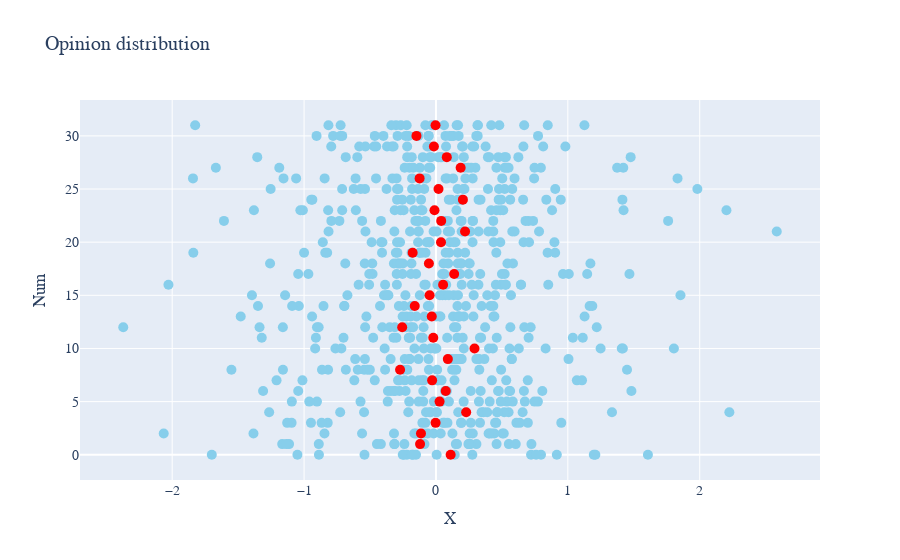

The code cell stored with this chart in its notebook:
### Code cell
fig = make_subplots(rows=1, cols=1)
for i in range(samples.shape[0]):
    fig.add_trace(go.Scatter(x=samples[i].flatten(), y=np.ones(var_dim)*i,
                         mode='markers', marker=dict(color='SkyBlue', size=10), showlegend=False), row=1, col=1)
    fig.add_trace(go.Scatter(x=[np.mean(samples[i].flatten())], y=np.ones(var_dim)*i,
                         mode='markers', marker=dict(color='red', size=10), showlegend=False), row=1, col=1)
fig.update_layout(
    title="Opinion distribution",
    xaxis_title="X",
    yaxis_title="Num",
    font=dict(
        family="Courier New, monospace",
        size=14
    )
)
fig.show()

### Figure 1 — Plotly figure (JSON) as saved in the notebook; plotly's stock layout.template omitted (floating-point values rounded to 4 significant figures)
{"data": [{"marker": {"color": "SkyBlue", "size": 10}, "mode": "markers", "showlegend": false, "type": "scatter", "x": [-0.2517, 1.197, 0.1423, -0.5418, 0.2758, -0.2204, -1.7, 0.7965, 0.7213, -0.8874, -0.1736, 0.005087, 0.7596, 1.209, 0.9165, -0.2431, 1.607, -1.05, -0.1513, -0.1823], "xaxis": "x", "y": [0, 0, 0, 0, 0, 0, 0, 0, 0, 0, 0, 0, 0, 0, 0, 0, 0, 0, 0, 0], "yaxis": "y"}, {"marker": {"color": "red", "size": 10}, "mode": "markers", "showlegend": false, "type": "scatter", "x": [0.1114], "xaxis": "x", "y": [0, 0, 0, 0, 0, 0, 0, 0, 0, 0, 0, 0, 0, 0, 0, 0, 0, 0, 0, 0], "yaxis": "y"}, {"marker": {"color": "SkyBlue", "size": 10}, "mode": "markers", "showlegend": false, "type": "scatter", "x": [0.5523, -1.166, -0.3142, 0.3068, 0.605, 0.251, -1.114, -0.8884, -0.4175, 0.1505, -0.4476, 0.2603, -1.134, 0.1598, -0.3157, 0.7239, -0.2394, -0.08747, 0.4597, 0.2461], "xaxis": "x", "y": [1, 1, 1, 1, 1, 1, 1, 1, 1, 1, 1, 1, 1, 1, 1, 1, 1, 1, 1, 1], "yaxis": "y"}, {"marker": {"color": "red", "size": 10}, "mode": "markers", "showlegend": false, "type": "scatter", "x": [-0.1204], "xaxis": "x", "y": [1, 1, 1, 1, 1, 1, 1, 1, 1, 1, 1, 1, 1, 1, 1, 1, 1, 1, 1, 1], "yaxis": "y"}, {"marker": {"color": "SkyBlue", "size": 10}, "mode": "markers", "showlegend": false, "type": "scatter", "x": [0.4426, -0.01683, -0.1639, 0.5043, 0.4068, 0.4228, -1.384, 0.125, -0.1498, 0.2792, -0.8452, -0.06271, -0.3181, -0.08966, 0.2554, 0.5142, -2.064, 0.3992, 0.03595, -0.5603], "xaxis": "x", "y": [2, 2, 2, 2, 2, 2, 2, 2, 2, 2, 2, 2, 2, 2, 2, 2, 2, 2, 2, 2], "yaxis": "y"}, {"marker": {"color": "red", "size": 10}, "mode": "markers", "showlegend": false, "type": "scatter", "x": [-0.1135], "xaxis": "x", "y": [2, 2, 2, 2, 2, 2, 2, 2, 2, 2, 2, 2, 2, 2, 2, 2, 2, 2, 2, 2], "yaxis": "y"}, {"marker": {"color": "SkyBlue", "size": 10}, "mode": "markers", "showlegend": false, "type": "scatter", "x": [0.4571, 0.08726, -0.9478, 0.6101, 0.264, 0.6969, 0.0649, 0.9503, 0.05393, -0.08092, -1.095, 0.1902, -0.8206, -0.103, 0.1925, 0.6358, -1.128, 0.3339, 0.4484, -0.8669], "xaxis": "x", "y": [3, 3, 3, 3, 3, 3, 3, 3, 3, 3, 3, 3, 3, 3, 3, 3, 3, 3, 3, 3], "yaxis": "y"}, {"marker": {"color": "red", "size": 10}, "mode": "markers", "showlegend": false, "type": "scatter", "x": [-0.002831], "xaxis": "x", "y": [3, 3, 3, 3, 3, 3, 3, 3, 3, 3, 3, 3, 3, 3, 3, 3, 3, 3, 3, 3], "yaxis": "y"}, {"marker": {"color": "SkyBlue", "size": 10}, "mode": "markers", "showlegend": false, "type": "scatter", "x": [0.3606, 0.3458, -0.03963, 0.5507, 1.335, 0.6573, 0.5173, -0.7261, 0.002096, -0.07521, -0.2099, -0.545, 0.389, -0.04724, 0.1689, 0.4656, -1.265, 0.4636, 2.225, 0.007376], "xaxis": "x", "y": [4, 4, 4, 4, 4, 4, 4, 4, 4, 4, 4, 4, 4, 4, 4, 4, 4, 4, 4, 4], "yaxis": "y"}, {"marker": {"color": "red", "size": 10}, "mode": "markers", "showlegend": false, "type": "scatter", "x": [0.229], "xaxis": "x", "y": [4, 4, 4, 4, 4, 4, 4, 4, 4, 4, 4, 4, 4, 4, 4, 4, 4, 4, 4, 4], "yaxis": "y"}, {"marker": {"color": "SkyBlue", "size": 10}, "mode": "markers", "showlegend": false, "type": "scatter", "x": [0.7728, 0.5381, -0.1304, -0.09663, 0.6739, 0.09814, 0.7473, -0.2026, -0.01609, 0.3259, -1.093, 0.4073, -0.9023, 0.03929, 0.2101, 0.5823, -0.3656, 0.4911, -0.572, -0.9605], "xaxis": "x", "y": [5, 5, 5, 5, 5, 5, 5, 5, 5, 5, 5, 5, 5, 5, 5, 5, 5, 5, 5, 5], "yaxis": "y"}, {"marker": {"color": "red", "size": 10}, "mode": "markers", "showlegend": false, "type": "scatter", "x": [0.02737], "xaxis": "x", "y": [5, 5, 5, 5, 5, 5, 5, 5, 5, 5, 5, 5, 5, 5, 5, 5, 5, 5, 5, 5], "yaxis": "y"}, {"marker": {"color": "SkyBlue", "size": 10}, "mode": "markers", "showlegend": false, "type": "scatter", "x": [0.08284, 1.482, -1.044, 0.5624, -1.311, -0.3641, -0.2764, -0.309, 0.5558, 0.2638, 0.06808, -0.3419, 0.6669, 0.4761, -0.09608, 0.8066, -0.23, 0.339, 0.471, -0.3189], "xaxis": "x", "y": [6, 6, 6, 6, 6, 6, 6, 6, 6, 6, 6, 6, 6, 6, 6, 6, 6, 6, 6, 6], "yaxis": "y"}, {"marker": {"color": "red", "size": 10}, "mode": "markers", "showlegend": false, "type": "scatter", "x": [0.07416], "xaxis": "x", "y": [6, 6, 6, 6, 6, 6, 6, 6, 6, 6, 6, 6, 6, 6, 6, 6, 6, 6, 6, 6], "yaxis": "y"}, {"marker": {"color": "SkyBlue", "size": 10}, "mode": "markers", "showlegend": false, "type": "scatter", "x": [-0.619, 0.6963, 0.4236, 0.01259, 0.5327, 0.1404, -0.2363, -0.4641, -0.1847, 1.068, -1.012, 1.107, -0.1049, -1.209, 0.01378, -0.1302, -0.09178, 0.0423, -0.2783, -0.2873], "xaxis": "x", "y": [7, 7, 7, 7, 7, 7, 7, 7, 7, 7, 7, 7, 7, 7, 7, 7, 7, 7, 7, 7], "yaxis": "y"}, {"marker": {"color": "red", "size": 10}, "mode": "markers", "showlegend": false, "type": "scatter", "x": [-0.02901], "xaxis": "x", "y": [7, 7, 7, 7, 7, 7, 7, 7, 7, 7, 7, 7, 7, 7, 7, 7, 7, 7, 7, 7], "yaxis": "y"}, {"marker": {"color": "SkyBlue", "size": 10}, "mode": "markers", "showlegend": false, "type": "scatter", "x": [-0.5202, 1.449, 0.1228, 0.1397, 0.4941, -0.8179, -0.2479, -1.551, -0.05312, -0.3856, -0.6832, 0.3287, -0.5448, -1.16, -0.8642, 0.009192, -0.2173, 0.1544, -0.5012, -0.5926], "xaxis": "x", "y": [8, 8, 8, 8, 8, 8, 8, 8, 8, 8, 8, 8, 8, 8, 8, 8, 8, 8, 8, 8], "yaxis": "y"}, {"marker": {"color": "red", "size": 10}, "mode": "markers", "showlegend": false, "type": "scatter", "x": [-0.2721], "xaxis": "x", "y": [8, 8, 8, 8, 8, 8, 8, 8, 8, 8, 8, 8, 8, 8, 8, 8, 8, 8, 8, 8], "yaxis": "y"}, {"marker": {"color": "SkyBlue", "size": 10}, "mode": "markers", "showlegend": false, "type": "scatter", "x": [0.186, -0.05643, 0.1952, -0.6125, -0.1996, -0.2367, 1.005, 0.3274, 0.5745, 0.1613, -0.1329, 0.1674, 0.1403, -0.3438, 0.3064, -0.2002, 0.1177, -0.5388, 0.3672, 0.5753], "xaxis": "x", "y": [9, 9, 9, 9, 9, 9, 9, 9, 9, 9, 9, 9, 9, 9, 9, 9, 9, 9, 9, 9], "yaxis": "y"}, {"marker": {"color": "red", "size": 10}, "mode": "markers", "showlegend": false, "type": "scatter", "x": [0.09014], "xaxis": "x", "y": [9, 9, 9, 9, 9, 9, 9, 9, 9, 9, 9, 9, 9, 9, 9, 9, 9, 9, 9, 9], "yaxis": "y"}, {"marker": {"color": "SkyBlue", "size": 10}, "mode": "markers", "showlegend": false, "type": "scatter", "x": [1.409, 0.8314, 0.5578, 0.4025, -0.389, 1.417, -0.9159, -0.7622, -0.7173, 1.249, -0.006078, 0.4316, -0.0123, -0.1629, 0.002731, -0.04019, 0.6282, -0.09175, 0.2109, 1.804], "xaxis": "x", "y": [10, 10, 10, 10, 10, 10, 10, 10, 10, 10, 10, 10, 10, 10, 10, 10, 10, 10, 10, 10], "yaxis": "y"}, {"marker": {"color": "red", "size": 10}, "mode": "markers", "showlegend": false, "type": "scatter", "x": [0.2923], "xaxis": "x", "y": [10, 10, 10, 10, 10, 10, 10, 10, 10, 10, 10, 10, 10, 10, 10, 10, 10, 10, 10, 10], "yaxis": "y"}, {"marker": {"color": "SkyBlue", "size": 10}, "mode": "markers", "showlegend": false, "type": "scatter", "x": [-0.1137, 0.461, -0.2028, -0.3004, 0.3334, -0.3216, -0.2063, 0.08505, -0.09977, 0.7026, 0.1626, -1.321, -0.9103, 1.038, -0.1958, -0.7011, 1.113, 0.3424, -0.4762, 0.2028], "xaxis": "x", "y": [11, 11, 11, 11, 11, 11, 11, 11, 11, 11, 11, 11, 11, 11, 11, 11, 11, 11, 11, 11], "yaxis": "y"}, {"marker": {"color": "red", "size": 10}, "mode": "markers", "showlegend": false, "type": "scatter", "x": [-0.02038], "xaxis": "x", "y": [11, 11, 11, 11, 11, 11, 11, 11, 11, 11, 11, 11, 11, 11, 11, 11, 11, 11, 11, 11], "yaxis": "y"}, {"marker": {"color": "SkyBlue", "size": 10}, "mode": "markers", "showlegend": false, "type": "scatter", "x": [0.3728, -2.371, -0.9021, 0.1372, 1.219, -0.173, -1.338, -0.2273, -0.4069, -0.3122, 0.6701, -0.8893, 0.1542, -0.1926, -0.3509, 0.5644, -1.161, -0.09373, -0.537, 0.7182], "xaxis": "x", "y": [12, 12, 12, 12, 12, 12, 12, 12, 12, 12, 12, 12, 12, 12, 12, 12, 12, 12, 12, 12], "yaxis": "y"}, {"marker": {"color": "red", "size": 10}, "mode": "markers", "showlegend": false, "type": "scatter", "x": [-0.2559], "xaxis": "x", "y": [12, 12, 12, 12, 12, 12, 12, 12, 12, 12, 12, 12, 12, 12, 12, 12, 12, 12, 12, 12], "yaxis": "y"}, {"marker": {"color": "SkyBlue", "size": 10}, "mode": "markers", "showlegend": false, "type": "scatter", "x": [-0.08739, 0.001904, 0.1672, -0.1478, -0.5275, 0.1297, 0.2837, 0.1723, 0.4433, -0.2243, -0.1915, -0.2527, 0.436, 0.03381, 1.127, -0.9391, 0.2115, -1.48, 0.1804, 0.02778], "xaxis": "x", "y": [13, 13, 13, 13, 13, 13, 13, 13, 13, 13, 13, 13, 13, 13, 13, 13, 13, 13, 13, 13], "yaxis": "y"}, {"marker": {"color": "red", "size": 10}, "mode": "markers", "showlegend": false, "type": "scatter", "x": [-0.03179], "xaxis": "x", "y": [13, 13, 13, 13, 13, 13, 13, 13, 13, 13, 13, 13, 13, 13, 13, 13, 13, 13, 13, 13], "yaxis": "y"}, {"marker": {"color": "SkyBlue", "size": 10}, "mode": "markers", "showlegend": false, "type": "scatter", "x": [-0.6951, 0.4348, -0.2426, -0.06179, 1.165, -0.2812, -0.4242, -1.349, -1.04, 0.2275, 0.1629, -0.8526, -0.05139, -0.6947, -0.1876, -0.1766, 1.186, 0.3463, -1.091, 0.4129], "xaxis": "x", "y": [14, 14, 14, 14, 14, 14, 14, 14, 14, 14, 14, 14, 14, 14, 14, 14, 14, 14, 14, 14], "yaxis": "y"}, {"marker": {"color": "red", "size": 10}, "mode": "markers", "showlegend": false, "type": "scatter", "x": [-0.1606], "xaxis": "x", "y": [14, 14, 14, 14, 14, 14, 14, 14, 14, 14, 14, 14, 14, 14, 14, 14, 14, 14, 14, 14], "yaxis": "y"}, {"marker": {"color": "SkyBlue", "size": 10}, "mode": "markers", "showlegend": false, "type": "scatter", "x": [-0.3777, 0.04925, 0.07187, 0.1344, 0.4478, -0.3634, -0.2315, -0.394, 0.5688, -1.395, 0.03003, 0.2861, 0.09832, 1.854, -1.144, -0.6713, -0.1222, 0.167, -0.3609, 0.3893], "xaxis": "x", "y": [15, 15, 15, 15, 15, 15, 15, 15, 15, 15, 15, 15, 15, 15, 15, 15, 15, 15, 15, 15], "yaxis": "y"}, {"marker": {"color": "red", "size": 10}, "mode": "markers", "showlegend": false, "type": "scatter", "x": [-0.04816], "xaxis": "x", "y": [15, 15, 15, 15, 15, 15, 15, 15, 15, 15, 15, 15, 15, 15, 15, 15, 15, 15, 15, 15], "yaxis": "y"}, {"marker": {"color": "SkyBlue", "size": 10}, "mode": "markers", "showlegend": false, "type": "scatter", "x": [0.6454, 0.6441, -0.5068, 0.3222, -2.028, -0.5863, 0.2714, -0.3856, -0.2963, 0.8515, 0.5257, 0.1953, -0.07793, 0.02916, 0.011, 0.4938, 0.4543, -0.08754, 0.07775, 0.5304], "xaxis": "x", "y": [16, 16, 16, 16, 16, 16, 16, 16, 16, 16, 16, 16, 16, 16, 16, 16, 16, 16, 16, 16], "yaxis": "y"}, {"marker": {"color": "red", "size": 10}, "mode": "markers", "showlegend": false, "type": "scatter", "x": [0.05418], "xaxis": "x", "y": [16, 16, 16, 16, 16, 16, 16, 16, 16, 16, 16, 16, 16, 16, 16, 16, 16, 16, 16, 16], "yaxis": "y"}, {"marker": {"color": "SkyBlue", "size": 10}, "mode": "markers", "showlegend": false, "type": "scatter", "x": [0.2476, 0.5212, -0.2536, -0.1506, 1.147, -0.2979, -0.4807, 0.9633, 0.3357, -0.9675, 0.165, 0.0639, 1.467, -0.5056, -0.1896, 1.007, -1.045, 0.5005, 0.04723, 0.1843], "xaxis": "x", "y": [17, 17, 17, 17, 17, 17, 17, 17, 17, 17, 17, 17, 17, 17, 17, 17, 17, 17, 17, 17], "yaxis": "y"}, {"marker": {"color": "red", "size": 10}, "mode": "markers", "showlegend": false, "type": "scatter", "x": [0.138], "xaxis": "x", "y": [17, 17, 17, 17, 17, 17, 17, 17, 17, 17, 17, 17, 17, 17, 17, 17, 17, 17, 17, 17], "yaxis": "y"}, {"marker": {"color": "SkyBlue", "size": 10}, "mode": "markers", "showlegend": false, "type": "scatter", "x": [-0.2817, 0.584, -0.3186, 0.0928, -0.4829, -0.2937, -0.6875, 0.05673, 0.1862, 1.171, 0.1655, -0.5399, -1.258, 0.1938, -0.1855, 0.2509, -0.25, 0.542, -0.269, 0.2559], "xaxis": "x", "y": [18, 18, 18, 18, 18, 18, 18, 18, 18, 18, 18, 18, 18, 18, 18, 18, 18, 18, 18, 18], "yaxis": "y"}, {"marker": {"color": "red", "size": 10}, "mode": "markers", "showlegend": false, "type": "scatter", "x": [-0.05337], "xaxis": "x", "y": [18, 18, 18, 18, 18, 18, 18, 18, 18, 18, 18, 18, 18, 18, 18, 18, 18, 18, 18, 18], "yaxis": "y"}, {"marker": {"color": "SkyBlue", "size": 10}, "mode": "markers", "showlegend": false, "type": "scatter", "x": [-0.1848, -0.07895, -1.84, -1.0, -0.1784, 0.1651, 0.0999, 0.9038, 0.2212, -0.3037, -0.1243, -0.8393, 0.4576, -0.1215, -0.2922, -0.1038, -0.8248, 0.8466, 0.07365, -0.4088], "xaxis": "x", "y": [19, 19, 19, 19, 19, 19, 19, 19, 19, 19, 19, 19, 19, 19, 19, 19, 19, 19, 19, 19], "yaxis": "y"}, {"marker": {"color": "red", "size": 10}, "mode": "markers", "showlegend": false, "type": "scatter", "x": [-0.1766], "xaxis": "x", "y": [19, 19, 19, 19, 19, 19, 19, 19, 19, 19, 19, 19, 19, 19, 19, 19, 19, 19, 19, 19], "yaxis": "y"}, {"marker": {"color": "SkyBlue", "size": 10}, "mode": "markers", "showlegend": false, "type": "scatter", "x": [-0.1354, 0.4877, 0.2773, -0.04944, 0.6643, 0.8982, -0.4877, 0.4367, -0.2724, 0.7058, -0.406, 0.1049, -0.4149, -0.2949, -0.05039, 0.1348, -0.06949, 0.1481, -0.858, -0.05315], "xaxis": "x", "y": [20, 20, 20, 20, 20, 20, 20, 20, 20, 20, 20, 20, 20, 20, 20, 20, 20, 20, 20, 20], "yaxis": "y"}, {"marker": {"color": "red", "size": 10}, "mode": "markers", "showlegend": false, "type": "scatter", "x": [0.0383], "xaxis": "x", "y": [20, 20, 20, 20, 20, 20, 20, 20, 20, 20, 20, 20, 20, 20, 20, 20, 20, 20, 20, 20], "yaxis": "y"}, {"marker": {"color": "SkyBlue", "size": 10}, "mode": "markers", "showlegend": false, "type": "scatter", "x": [0.1946, 0.7818, 0.2037, -0.5344, 0.3973, -0.8144, 0.09015, 0.004884, 0.1067, -0.3154, -0.1309, 0.3234, 0.2602, 0.5787, -0.1965, -0.1334, 0.5962, -0.01787, 2.584, 0.4348], "xaxis": "x", "y": [21, 21, 21, 21, 21, 21, 21, 21, 21, 21, 21, 21, 21, 21, 21, 21, 21, 21, 21, 21], "yaxis": "y"}, {"marker": {"color": "red", "size": 10}, "mode": "markers", "showlegend": false, "type": "scatter", "x": [0.2207], "xaxis": "x", "y": [21, 21, 21, 21, 21, 21, 21, 21, 21, 21, 21, 21, 21, 21, 21, 21, 21, 21, 21, 21], "yaxis": "y"}, {"marker": {"color": "SkyBlue", "size": 10}, "mode": "markers", "showlegend": false, "type": "scatter", "x": [-0.1381, 0.1943, 0.06746, 0.08985, -0.1559, 0.4346, -0.5599, -0.7931, 1.76, 0.6792, -1.608, 0.7023, 0.2811, 0.7364, 0.1877, -0.4174, -0.08093, 0.2777, -0.7322, -0.1327], "xaxis": "x", "y": [22, 22, 22, 22, 22, 22, 22, 22, 22, 22, 22, 22, 22, 22, 22, 22, 22, 22, 22, 22], "yaxis": "y"}, {"marker": {"color": "red", "size": 10}, "mode": "markers", "showlegend": false, "type": "scatter", "x": [0.03966], "xaxis": "x", "y": [22, 22, 22, 22, 22, 22, 22, 22, 22, 22, 22, 22, 22, 22, 22, 22, 22, 22, 22, 22], "yaxis": "y"}, {"marker": {"color": "SkyBlue", "size": 10}, "mode": "markers", "showlegend": false, "type": "scatter", "x": [0.418, -1.009, -1.38, -0.6074, -0.1641, -0.7109, -0.3128, 0.8803, 0.51, -0.1027, -1.028, 1.422, 2.203, -0.8175, -0.1141, -0.2445, -0.2678, 0.1554, 0.4884, 0.4594], "xaxis": "x", "y": [23, 23, 23, 23, 23, 23, 23, 23, 23, 23, 23, 23, 23, 23, 23, 23, 23, 23, 23, 23], "yaxis": "y"}, {"marker": {"color": "red", "size": 10}, "mode": "markers", "showlegend": false, "type": "scatter", "x": [-0.01113], "xaxis": "x", "y": [23, 23, 23, 23, 23, 23, 23, 23, 23, 23, 23, 23, 23, 23, 23, 23, 23, 23, 23, 23], "yaxis": "y"}, {"marker": {"color": "SkyBlue", "size": 10}, "mode": "markers", "showlegend": false, "type": "scatter", "x": [0.8367, 0.563, -0.2554, 0.197, 0.4939, -0.2949, 0.1952, 0.115, 1.414, 0.4758, 0.1665, -0.1129, 0.3382, 0.9462, -0.1906, -0.9453, -0.9372, 0.3233, 0.661, 0.09747], "xaxis": "x", "y": [24, 24, 24, 24, 24, 24, 24, 24, 24, 24, 24, 24, 24, 24, 24, 24, 24, 24, 24, 24], "yaxis": "y"}, {"marker": {"color": "red", "size": 10}, "mode": "markers", "showlegend": false, "type": "scatter", "x": [0.2043], "xaxis": "x", "y": [24, 24, 24, 24, 24, 24, 24, 24, 24, 24, 24, 24, 24, 24, 24, 24, 24, 24, 24, 24], "yaxis": "y"}, {"marker": {"color": "SkyBlue", "size": 10}, "mode": "markers", "showlegend": false, "type": "scatter", "x": [0.5783, -0.181, -0.5378, 0.521, -1.253, 0.1639, -0.6238, -0.5707, -0.08884, 0.2159, -0.3747, -0.7116, 0.9045, -0.1364, 0.2077, 0.4781, -0.2955, 0.3944, 1.982, -0.285], "xaxis": "x", "y": [25, 25, 25, 25, 25, 25, 25, 25, 25, 25, 25, 25, 25, 25, 25, 25, 25, 25, 25, 25], "yaxis": "y"}, {"marker": {"color": "red", "size": 10}, "mode": "markers", "showlegend": false, "type": "scatter", "x": [0.01935], "xaxis": "x", "y": [25, 25, 25, 25, 25, 25, 25, 25, 25, 25, 25, 25, 25, 25, 25, 25, 25, 25, 25, 25], "yaxis": "y"}, {"marker": {"color": "SkyBlue", "size": 10}, "mode": "markers", "showlegend": false, "type": "scatter", "x": [-0.07285, -0.8442, -1.06, -0.6094, 0.7444, 0.07334, -0.09369, 1.832, 0.08433, -0.3302, 0.5027, -1.156, 0.2782, -0.181, -0.2986, 0.1302, -0.4543, -1.842, 0.2233, 0.5959], "xaxis": "x", "y": [26, 26, 26, 26, 26, 26, 26, 26, 26, 26, 26, 26, 26, 26, 26, 26, 26, 26, 26, 26], "yaxis": "y"}, {"marker": {"color": "red", "size": 10}, "mode": "markers", "showlegend": false, "type": "scatter", "x": [-0.1239], "xaxis": "x", "y": [26, 26, 26, 26, 26, 26, 26, 26, 26, 26, 26, 26, 26, 26, 26, 26, 26, 26, 26, 26], "yaxis": "y"}, {"marker": {"color": "SkyBlue", "size": 10}, "mode": "markers", "showlegend": false, "type": "scatter", "x": [-0.2006, 0.7955, 1.374, 0.2167, -0.2372, -0.1227, -1.669, -1.188, 0.5507, 0.5213, -0.1719, 0.7473, 0.4584, 0.2992, 0.2669, -0.04358, 1.42, 0.2445, 0.5374, -0.05437], "xaxis": "x", "y": [27, 27, 27, 27, 27, 27, 27, 27, 27, 27, 27, 27, 27, 27, 27, 27, 27, 27, 27, 27], "yaxis": "y"}, {"marker": {"color": "red", "size": 10}, "mode": "markers", "showlegend": false, "type": "scatter", "x": [0.1872], "xaxis": "x", "y": [27, 27, 27, 27, 27, 27, 27, 27, 27, 27, 27, 27, 27, 27, 27, 27, 27, 27, 27, 27], "yaxis": "y"}, {"marker": {"color": "SkyBlue", "size": 10}, "mode": "markers", "showlegend": false, "type": "scatter", "x": [0.01673, 0.519, 0.04438, -0.6841, -0.2181, 0.6248, 0.404, 0.5301, -0.03689, 0.03451, -0.1834, 0.135, 0.4733, -0.09972, 0.2112, -0.5962, -1.355, 0.394, 1.476, -0.04568], "xaxis": "x", "y": [28, 28, 28, 28, 28, 28, 28, 28, 28, 28, 28, 28, 28, 28, 28, 28, 28, 28, 28, 28], "yaxis": "y"}, {"marker": {"color": "red", "size": 10}, "mode": "markers", "showlegend": false, "type": "scatter", "x": [0.08221], "xaxis": "x", "y": [28, 28, 28, 28, 28, 28, 28, 28, 28, 28, 28, 28, 28, 28, 28, 28, 28, 28, 28, 28], "yaxis": "y"}, {"marker": {"color": "SkyBlue", "size": 10}, "mode": "markers", "showlegend": false, "type": "scatter", "x": [-0.2183, -0.3332, 0.3767, 0.07657, 0.1982, 0.6632, 0.2042, -0.4689, -0.5816, -0.371, -0.06525, 0.8131, -0.794, 0.9813, -0.453, 0.2899, -0.05012, 0.2763, -0.321, -0.5351], "xaxis": "x", "y": [29, 29, 29, 29, 29, 29, 29, 29, 29, 29, 29, 29, 29, 29, 29, 29, 29, 29, 29, 29], "yaxis": "y"}, {"marker": {"color": "red", "size": 10}, "mode": "markers", "showlegend": false, "type": "scatter", "x": [-0.01561], "xaxis": "x", "y": [29, 29, 29, 29, 29, 29, 29, 29, 29, 29, 29, 29, 29, 29, 29, 29, 29, 29, 29, 29], "yaxis": "y"}, {"marker": {"color": "SkyBlue", "size": 10}, "mode": "markers", "showlegend": false, "type": "scatter", "x": [-0.1335, -0.7106, 0.1201, -0.05572, 0.1327, -0.7797, -0.7242, 0.774, 0.1721, -0.4638, 0.3162, -0.2061, 0.0723, -0.2912, 0.3061, -0.2301, -0.05608, 0.1048, -0.3984, -0.9052], "xaxis": "x", "y": [30, 30, 30, 30, 30, 30, 30, 30, 30, 30, 30, 30, 30, 30, 30, 30, 30, 30, 30, 30], "yaxis": "y"}, {"marker": {"color": "red", "size": 10}, "mode": "markers", "showlegend": false, "type": "scatter", "x": [-0.1478], "xaxis": "x", "y": [30, 30, 30, 30, 30, 30, 30, 30, 30, 30, 30, 30, 30, 30, 30, 30, 30, 30, 30, 30], "yaxis": "y"}, {"marker": {"color": "SkyBlue", "size": 10}, "mode": "markers", "showlegend": false, "type": "scatter", "x": [-0.3024, 0.6689, 0.1674, -0.2667, -0.2219, 0.3186, -0.03187, 0.1569, -0.723, -0.8153, -0.08025, 0.06139, 0.4803, 0.8477, 0.3145, 0.4191, -0.3381, -1.826, -0.01824, 1.126], "xaxis": "x", "y": [31, 31, 31, 31, 31, 31, 31, 31, 31, 31, 31, 31, 31, 31, 31, 31, 31, 31, 31, 31], "yaxis": "y"}, {"marker": {"color": "red", "size": 10}, "mode": "markers", "showlegend": false, "type": "scatter", "x": [-0.003132], "xaxis": "x", "y": [31, 31, 31, 31, 31, 31, 31, 31, 31, 31, 31, 31, 31, 31, 31, 31, 31, 31, 31, 31], "yaxis": "y"}], "layout": {"font": {"family": "Courier New, monospace", "size": 14}, "title": {"text": "Opinion distribution"}, "xaxis": {"anchor": "y", "domain": [0, 1], "title": {"text": "X"}}, "yaxis": {"anchor": "x", "domain": [0, 1], "title": {"text": "Num"}}}}
